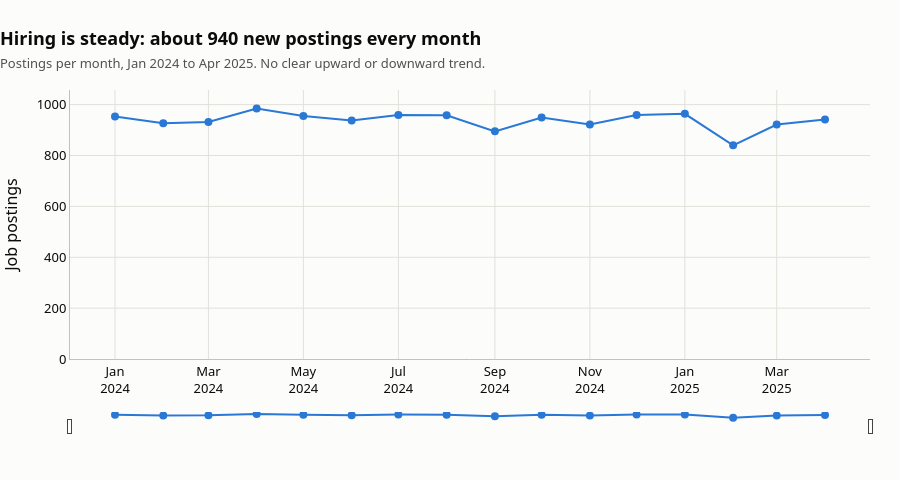

Here is the notebook cell this chart was saved with:
### Markdown cell above
## 4. Over time
### Q4.1 Is hiring growing or shrinking month to month?
Drag the slider under the chart to zoom into a period.

### Code cell
monthly = df.groupby("month").size()
fig = go.Figure(go.Scatter(x=monthly.index, y=monthly.values, mode="lines+markers", line=dict(color=BLUE, width=2),
                           marker=dict(size=8), hovertemplate="%{x|%B %Y}<br>%{y:,} postings<extra></extra>"))
fig.update_yaxes(title="Job postings", rangemode="tozero")
fig.update_xaxes(title=None, rangeslider=dict(visible=True, thickness=0.08), dtick="M2", tickformat="%b<br>%Y")
style(fig, "Hiring is steady: about 940 new postings every month",
      f"Postings per month, {monthly.index.min():%b %Y} to {monthly.index.max():%b %Y}. No clear upward or downward trend.").show()

### Figure 1 — Plotly figure (JSON) as saved in the notebook; plotly's stock layout.template omitted (floating-point values rounded to 4 significant figures)
{"data": [{"hovertemplate": "%{x|%B %Y}<br>%{y:,} postings<extra></extra>", "line": {"color": "#2a78d6", "width": 2}, "marker": {"size": 8}, "mode": "lines+markers", "type": "scatter", "x": ["2024-01-01T00:00:00.000000", "2024-02-01T00:00:00.000000", "2024-03-01T00:00:00.000000", "2024-04-01T00:00:00.000000", "2024-05-01T00:00:00.000000", "2024-06-01T00:00:00.000000", "2024-07-01T00:00:00.000000", "2024-08-01T00:00:00.000000", "2024-09-01T00:00:00.000000", "2024-10-01T00:00:00.000000", "2024-11-01T00:00:00.000000", "2024-12-01T00:00:00.000000", "2025-01-01T00:00:00.000000", "2025-02-01T00:00:00.000000", "2025-03-01T00:00:00.000000", "2025-04-01T00:00:00.000000"], "y": [953, 927, 932, 985, 955, 938, 959, 958, 895, 949, 922, 959, 964, 840, 922, 942]}], "layout": {"font": {"color": "#0b0b0b", "family": "system-ui, -apple-system, Segoe UI, sans-serif", "size": 13}, "height": 480, "hoverlabel": {"bgcolor": "white", "font": {"size": 13}}, "margin": {"b": 40, "l": 10, "r": 30, "t": 90}, "paper_bgcolor": "#fcfcfb", "plot_bgcolor": "#fcfcfb", "showlegend": false, "title": {"text": "<b>Hiring is steady: about 940 new postings every month</b><br><span style='font-size:13px;color:#52514e'>Postings per month, Jan 2024 to Apr 2025. No clear upward or downward trend.</span>", "x": 0, "xanchor": "left"}, "xaxis": {"dtick": "M2", "gridcolor": "#e1e0d9", "linecolor": "#c3c2b7", "rangeslider": {"thickness": 0.08, "visible": true}, "tickformat": "%b<br>%Y", "title": {}, "zeroline": false}, "yaxis": {"gridcolor": "#e1e0d9", "linecolor": "#c3c2b7", "rangemode": "tozero", "title": {"text": "Job postings"}, "zeroline": false}}}
